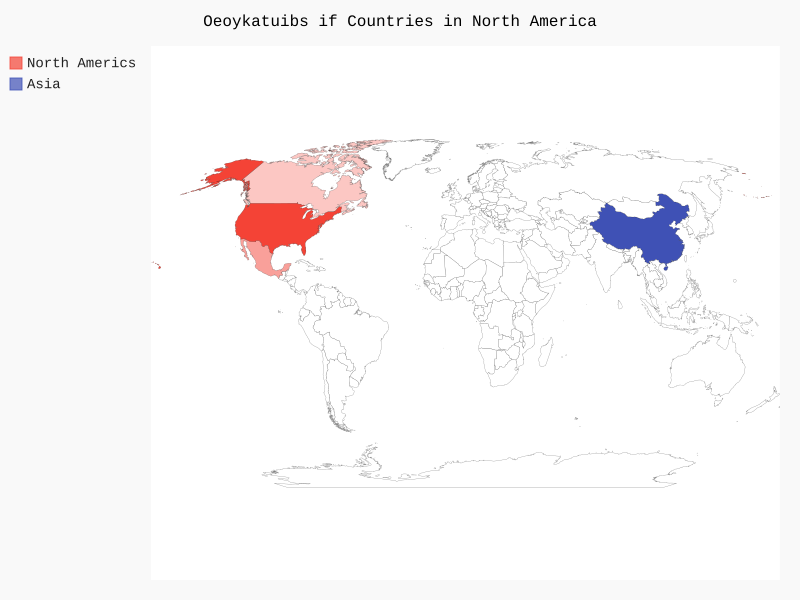

Here is the Python script that generated this plot:
import pygal.maps.world

wm = pygal.maps.world.World()
wm.title = "Oeoykatuibs if Countries in North America"
wm.add("North Americs", {'ca': 34126000, 'us': 309349000, 'mx': 113423000})
wm.add("Asia", {'cn': 1312345678})

wm.render_to_file('na_populations.svg')
